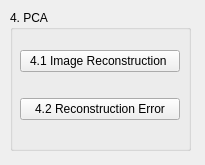
<?xml version="1.0" encoding="UTF-8"?>
<ui version="4.0">
 <class>MainWindow</class>
 <widget class="QMainWindow" name="MainWindow">
  <property name="geometry">
   <rect>
    <x>0</x>
    <y>0</y>
    <width>205</width>
    <height>165</height>
   </rect>
  </property>
  <property name="windowTitle">
   <string>CVDL HW2 Q4</string>
  </property>
  <widget class="QWidget" name="centralwidget">
   <widget class="QWidget" name="gridLayoutWidget">
    <property name="geometry">
     <rect>
      <x>10</x>
      <y>10</y>
      <width>181</width>
      <height>141</height>
     </rect>
    </property>
    <layout class="QGridLayout" name="gridLayout_2">
     <item row="0" column="0">
      <widget class="QGroupBox" name="groupBox_2">
       <property name="title">
        <string>4. PCA</string>
       </property>
       <widget class="QLabel" name="result_3">
        <property name="geometry">
         <rect>
          <x>10</x>
          <y>140</y>
          <width>351</width>
          <height>71</height>
         </rect>
        </property>
        <property name="text">
         <string/>
        </property>
       </widget>
       <widget class="QWidget" name="verticalLayoutWidget_3">
        <property name="geometry">
         <rect>
          <x>10</x>
          <y>20</y>
          <width>160</width>
          <height>112</height>
         </rect>
        </property>
        <layout class="QVBoxLayout" name="verticalLayout_3">
         <item>
          <widget class="QPushButton" name="Q4_1">
           <property name="text">
            <string>4.1 Image Reconstruction </string>
           </property>
          </widget>
         </item>
         <item>
          <widget class="QPushButton" name="Q4_2">
           <property name="text">
            <string>4.2 Reconstruction Error</string>
           </property>
          </widget>
         </item>
        </layout>
       </widget>
      </widget>
     </item>
    </layout>
   </widget>
  </widget>
 </widget>
 <resources/>
 <connections/>
</ui>
